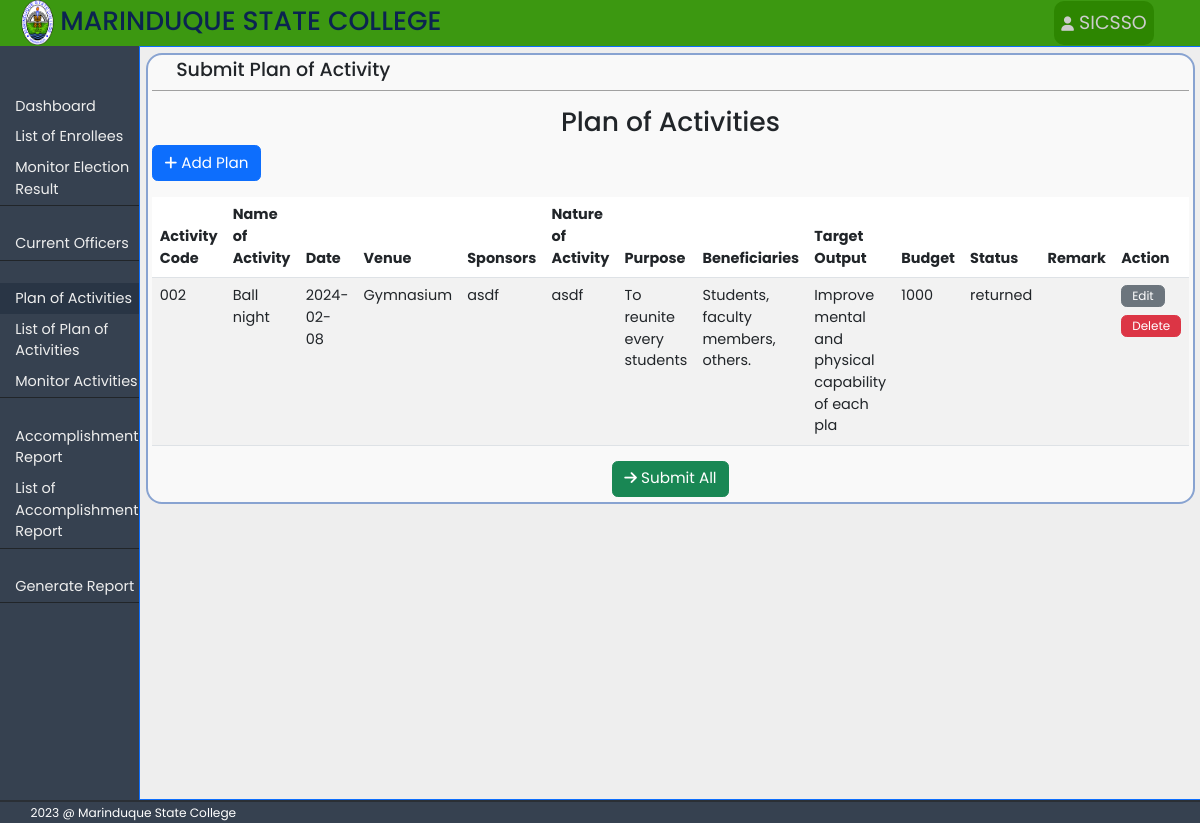
/student-org/student-org-plan-of-activities.php (signed in), run on the app's committed database.
### tables this page shows
CREATE TABLE `plan_of_activities` (
  `id` int(11) NOT NULL,
  `activity_code` varchar(100) NOT NULL,
  `name_of_activity` varchar(50) NOT NULL,
  `date` varchar(50) NOT NULL,
  `venue` varchar(50) NOT NULL,
  `sponsors` varchar(50) NOT NULL,
  `nature_of_activity` varchar(50) NOT NULL,
  `purpose` varchar(50) NOT NULL,
  `beneficiaries` varchar(50) NOT NULL,
  `target_output` varchar(50) NOT NULL,
  `budget` varchar(10) NOT NULL,
  `name_of_org` varchar(50) NOT NULL,
  `can_monitor` varchar(100) DEFAULT NULL,
  `date_submitted` varchar(50) DEFAULT NULL,
  `school_year` varchar(50) DEFAULT NULL,
  `remark` varchar(100) NOT NULL DEFAULT '',
  `status` varchar(50) NOT NULL DEFAULT 'draft',
  `evaluated` varchar(100) NOT NULL
);

### classes/database.php (called while the page is built, shortened)
<?php
class database
{
  private $servername = 'localhost';
  private $username = 'root';
  private $password = '';
  private $dbname = 'etrack';
  public $mysqli = '';
  public function __construct()
  {
    $this->mysqli = new mysqli($this->servername, $this->username, $this->password, $this->dbname);
  }
  public function advanceSelect($table, $rows = '*', $where = '')
  {
    if ($where == '') {
      $sql = "SELECT $rows FROM $table";
      return $this->mysqli->query($sql);
    } else if($where != '') {
      $sql = "SELECT $rows FROM $table WHERE $where";
      return $this->mysqli->query($sql);
    }
  }
}

### student-org/student-org-plan-of-activities.php (the view, shortened to what this page needs)
<?php
include "../classes/database.php";
include "../classes/user.php";
$student_org = new database();
?>
<!DOCTYPE html>
<html lang="en">
<head>
  <link rel="stylesheet" href="../css/bootstrap/bootstrap.css?<?php echo time(); ?>">
  <link rel="stylesheet" href="../css/admin.css?<?php echo time(); ?>">
</head>
<body>
  <div class="body">
    <div class="header bg-green-1">
      <div class="d-flex align-items-center"><img class="header-logo" src="../images/msc_logo.png" alt="msc logo">
        <h3 class=" header-texts">MARINDUQUE STATE COLLEGE</h3>
      </div>
      <div class="dropdown">
        <button class="dropbtn"><i class="fa-solid fa-user"></i> <?php User::printSession('name_of_org'); ?></button>
      </div>
    </div>
    <div class="page-content">
    <?php
      require 'student-org-navigations.php';
    ?>
      <div class="content border border-primary">
        <div class="content-container">
          <div class="content-header">
            <h5>Submit Plan of Activity</h5>
          </div>
          <h3 class="text-center">Plan of Activities</h3>
          <div class="d-flex justify-content-between">
            <a class="btn btn-primary mb-3" href="add-plan-of-activity.php"><i class="fa-solid fa-plus"></i> Add Plan</a>
          </div>
          <div class="table-responsive">
            <table class="table table-striped table-hover">
              <thead>
                <tr>
                  <th>Activity Code</th>
                  <th>Name of Activity</th>
                  <th>Date</th>
                  <th>Venue</th>
                  <th>Sponsors</th>
                  <th>Nature of Activity</th>
                  <th>Purpose</th>
                  <th>Beneficiaries</th>
                  <th>Target Output</th>
                  <th>Budget</th>
                  <th>Status</th>
                  <th>Remark</th>
                  <th>Action</th>
                </tr>
              </thead>
              <tbody>
                <?php
                $name_of_org = User::returnValueSession('name_of_org');
                $plan_of_activities = $student_org->advanceSelect('plan_of_activities', '*', " name_of_org = '$name_of_org' AND (status = 'draft' OR status = 'returned' OR status = 'submitted') ORDER BY id DESC");
                 while ($row = mysqli_fetch_assoc($plan_of_activities)) {
                ?>
                <tr>
                  <td><?php echo $row['activity_code']; ?></td>
                  <td><?php echo $row['name_of_activity']; ?></td>
                  <td><?php echo $row['date']; ?></td>
                  <td><?php echo $row['venue']; ?></td>
                  <td><?php echo $row['sponsors']; ?></td>
                  <td><?php echo $row['nature_of_activity']; ?></td>
                  <td><?php echo $row['purpose']; ?></td>
                  <td><?php echo $row['beneficiaries']; ?></td>
                  <td><?php echo $row['target_output']; ?></td>
                  <td><?php echo $row['budget']; ?></td>
                  <td><?php echo $row['status']; ?></td>
                  <td><?php echo $row['remark']; ?></td>
                  <td>
                    <a class="btn btn-secondary mb-2 <?php if($row['status'] == 'submitted'){ echo 'disabled';} ?> " href="edit-plan-of-activity.php?id=<?php echo $row['id']; ?>"> Edit</a>
                    <a class="btn btn-danger mb-2 <?php if($row['status'] == 'submitted'){ echo 'disabled';} ?> " href="delete-plan-of-activity.php?id=<?php  echo $row['id']; ?>">Delete</a>
                  </td>
                </tr>
                <?php } ?>
              </tbody>
            </table>
          </div>
          <div class="d-flex justify-content-center">
            <a class="btn btn-success" href="submit-plan-of-activity.php"><i class="fa-solid fa-arrow-right"></i> Submit All</a>
          </div>
        </div>
      </div>
    </div>
  </div>
  <?php
    require 'student-org-footer.php';
  ?>
</body>
</html>

### css/admin.css (style rules this page uses)
* { box-sizing: border-box; font-family: Poppins, sans-serif; padding: 0; margin: 0; word-wrap: break-word; font-size: .95rem; }
a { text-decoration: none; color: #EEEEEE; }
.bg-green-1 { background-color: #3C9811; }
.body { max-width: 1440px; margin: auto; }
.header { height: 3rem; max-width: 1440px; padding: 0 3rem 0 1rem; display: flex; justify-content: space-between; align-items: center; }
.header-logo { height: 45px; }
.header-texts { margin-top: .3rem; color: #0b2450; }
.page-content { display: flex; }
.content { width: 90%; padding: .4rem; background-color: #EEEEEE; }
.content-container { background: #f9f9f9; border: 2px solid rgba(25, 78, 170, 0.5); border-radius: 16px; padding: 0.3rem; overflow: hidden; }
.content-header { padding: 0 2vw; border-bottom: 1px solid #a1a1a1; margin-bottom: 1rem; }
.dropbtn { background-color:#2d8601 ; color: rgb(31, 31, 31); padding: .5rem; font-size: 1.25rem; border: none; cursor: pointer; border-radius: 10px; }
button.dropbtn { color: rgb(204, 204, 204); }
.dropdown { position: relative; display: inline-block; }
table { word-wrap: break-word; }
td .btn { font-size: 0.83em; padding: 1px 10px; }

### data on the page
plan_of_activities: activity_code "002", name_of_activity "Ball night", date "2024-02-08", venue "Gymnasium", sponsors "asdf", nature_of_activity "asdf", purpose "To reunite every students", beneficiaries "Students, faculty members, others.", target_output "Improve mental and physical capability of each pla", budget "1000", status "returned"

### other printed values
$_SESSION["$name_of_session"] "SICSSO"
